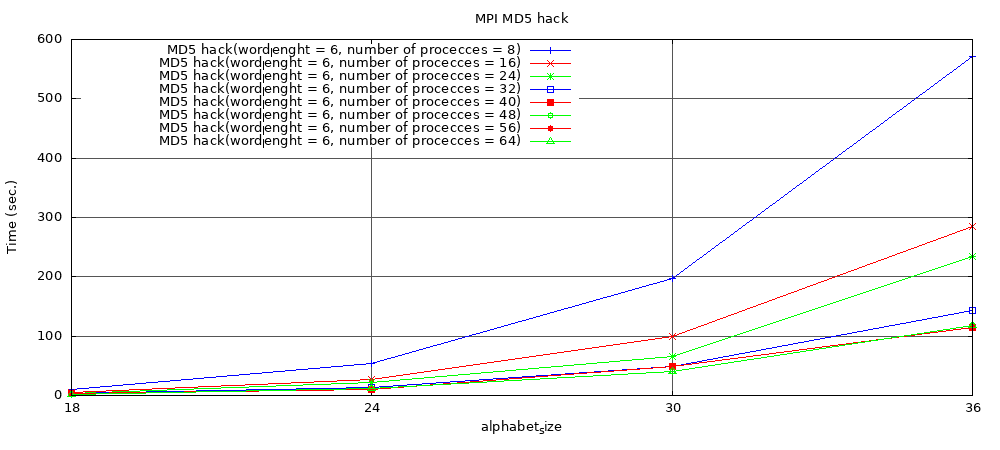

The script that saved this image:
set terminal png size 1000, 450 font 'Verdana, 10'
set output 'alphabet_size.png' 
set title "MPI MD5 hack"
set xlabel 'alphabet_size'
set ylabel 'Time (sec.)'

set key left top

set grid lc rgb  '#555555' lw 1 lt 4
set grid lc rgb '#555555' lw 1 lt 4

set xtics 6

plot 'alphabet_size.txt' using 1:2 with linespoints lw 1 lt rgb 'blue' title 'MD5 hack(word_lenght = 6, number of procecces = 8)',\
'alphabet_size.txt' using 1:3 with linespoints lw 1 lt rgb 'red' title 'MD5 hack(word_lenght = 6, number of procecces = 16)',\
'alphabet_size.txt' using 1:4 with linespoints lw 1 lt rgb 'green' title 'MD5 hack(word_lenght = 6, number of procecces = 24)',\
'alphabet_size.txt' using 1:5 with linespoints lw 1 lt rgb 'blue' title 'MD5 hack(word_lenght = 6, number of procecces = 32)',\
'alphabet_size.txt' using 1:6 with linespoints lw 1 lt rgb 'red' title 'MD5 hack(word_lenght = 6, number of procecces = 40)',\
'alphabet_size.txt' using 1:7 with linespoints lw 1 lt rgb 'green' title 'MD5 hack(word_lenght = 6, number of procecces = 48)',\
'alphabet_size.txt' using 1:6 with linespoints lw 1 lt rgb 'red' title 'MD5 hack(word_lenght = 6, number of procecces = 56)',\
'alphabet_size.txt' using 1:7 with linespoints lw 1 lt rgb 'green' title 'MD5 hack(word_lenght = 6, number of procecces = 64)'